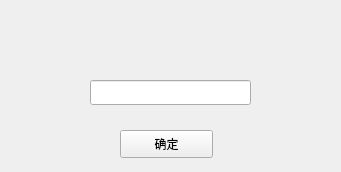
<?xml version="1.0" encoding="UTF-8"?>
<ui version="4.0">
 <class>questionBoxPoem</class>
 <widget class="QWidget" name="questionBoxPoem">
  <property name="geometry">
   <rect>
    <x>0</x>
    <y>0</y>
    <width>341</width>
    <height>172</height>
   </rect>
  </property>
  <property name="windowTitle">
   <string>Form</string>
  </property>
  <widget class="QLabel" name="questionLabel">
   <property name="geometry">
    <rect>
     <x>90</x>
     <y>40</y>
     <width>161</width>
     <height>21</height>
    </rect>
   </property>
   <property name="text">
    <string/>
   </property>
  </widget>
  <widget class="QLineEdit" name="answerEdit">
   <property name="geometry">
    <rect>
     <x>90</x>
     <y>80</y>
     <width>161</width>
     <height>25</height>
    </rect>
   </property>
  </widget>
  <widget class="QPushButton" name="sureButton">
   <property name="geometry">
    <rect>
     <x>120</x>
     <y>130</y>
     <width>93</width>
     <height>28</height>
    </rect>
   </property>
   <property name="text">
    <string>确定</string>
   </property>
  </widget>
 </widget>
 <resources/>
 <connections/>
</ui>
